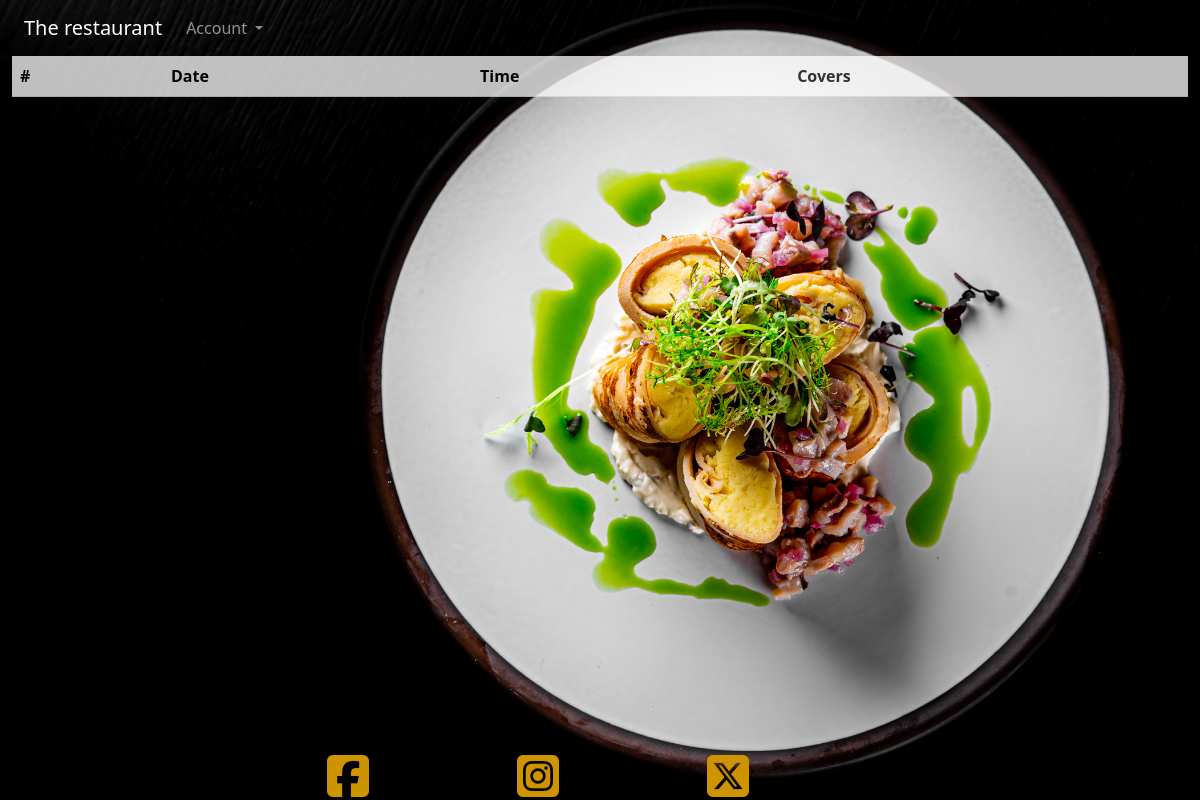
Page /viewbookings/ (signed in) on the earlier database version.
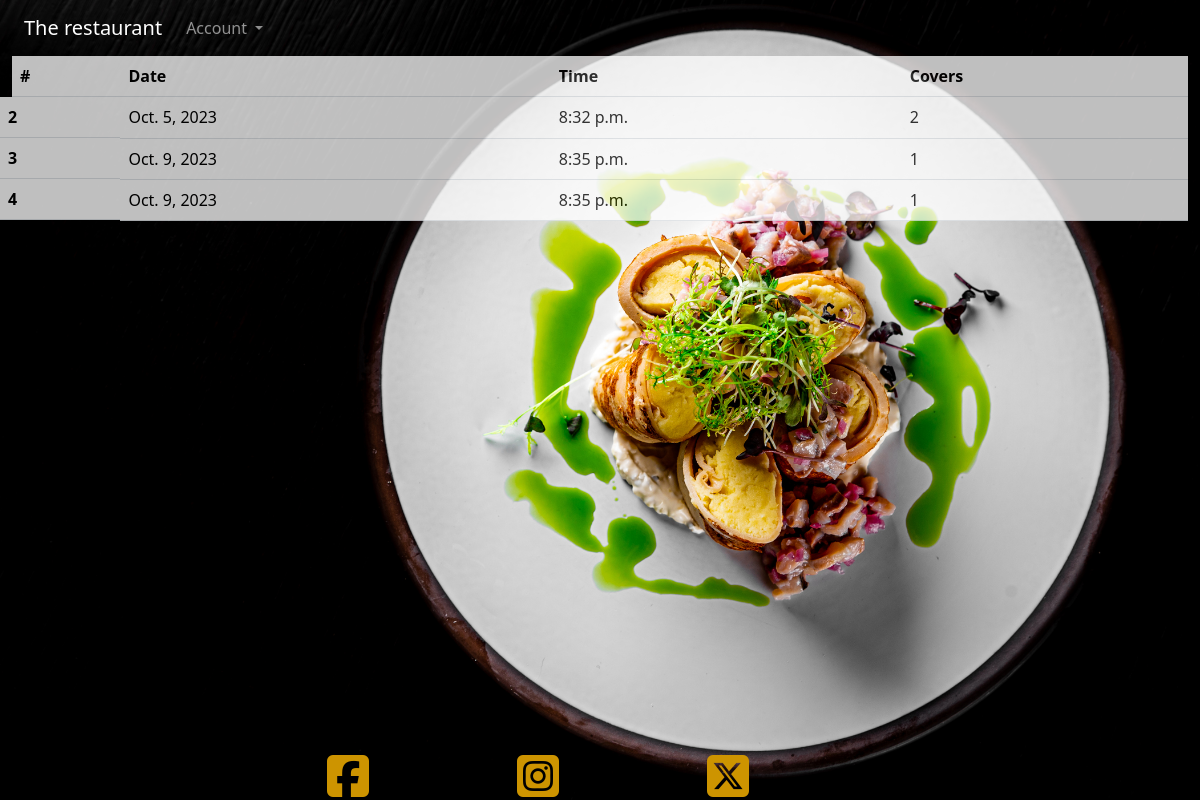
Same page on the later database version.
### therestaurant/models.py (models this page shows)
class Reservation(models.Model):
    user = models.ForeignKey(User, on_delete=models.CASCADE, null=True)
    first_name = models.CharField(max_length=50, null=False, blank=False)
    last_name = models.CharField(max_length=50, null=False, blank=False)
    email = models.EmailField(null=False, blank=False)
    contact_number = models.IntegerField(null=False, blank=False)
    date = models.DateField(null=False, blank=False)
    time = models.TimeField(null=False, blank=False)
    covers = models.IntegerField(null=False, blank=False)
    table = models.ForeignKey(Table, on_delete=models.CASCADE, default=get_default_table)

### therestaurant/views.py (the view)
# urls.py: path('viewbookings/', get_bookings, name='get_bookings')
def get_bookings(request):
    user_bookings = Reservation.objects.filter(user=request.user)
    return render(request, 'viewbooking/viewbookings.html', {'user_bookings': user_bookings})

### therestaurant/templates/viewbooking/viewbookings.html
{% extends "home/home.html" %}
{% block content %}
<table class="table opacity-75">
    <thead>
        <th scope="col" >#</th>
        <th scope="col" >Date</th>
        <th scope="col" >Time</th>
        <th scope="col" >Covers</th>
    </thead>
    <tbody>
        {% for booking in user_bookings %}
        <tr>
            <th class="row">{{ booking.id }}</th>
            <td>{{ booking.date }}</td>
            <td>{{ booking.time }}</td>
            <td>{{ booking.covers }}</td>
        </tr>
        {% endfor %}
    </tbody>
</table>
{% endblock %}

Differences in the rows shown:
added Reservation: id "2", date "Oct. 5, 2023", time "8:32 p.m.", covers "2"
added Reservation: id "3", date "Oct. 9, 2023", time "8:35 p.m.", covers "1"
added Reservation: id "4", date "Oct. 9, 2023", time "8:35 p.m.", covers "1"
